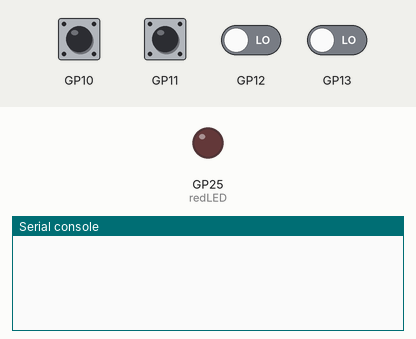
A program run on a simulated Raspberry Pi Pico running CircuitPython. Parts: output pins drawn as LEDs (lit = HIGH), the last lines printed to the serial console. Inputs (shaded band) come from the test bench; at power-on: GP10–13 LOW. USB keyboard and mouse output is not drawn.

Above: at 1.2 s.
1.3 s: GP10 pulled HIGH for 0.15 s
At 1.8 s:
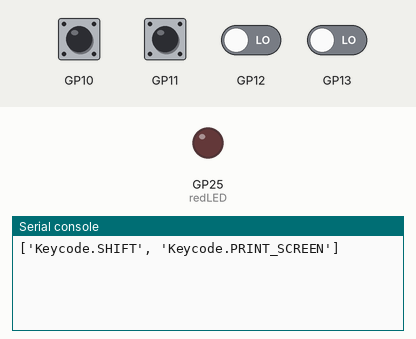
2.9 s: GP11 pulled HIGH for 0.15 s
At 4.1 s:
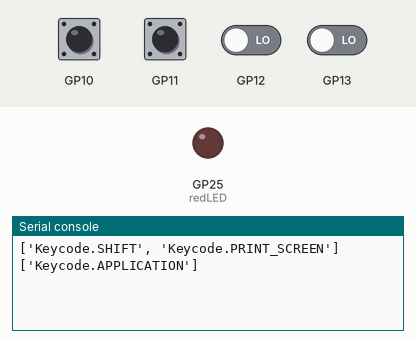
4.5 s: GP10 driven HIGH and GP12 driven HIGH
At 4.8 s:
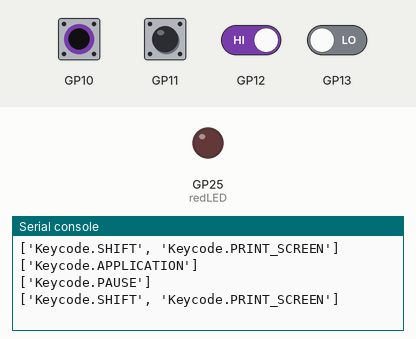

Measured:
- after the input at 1.3 s, the serial console: prints a new line at once (image 1)
- after the input at 2.9 s, the serial console: prints a new line at once (image 2)
- after the input at 4.5 s, the serial console: prints a new line at once (image 3)

The program:

code.py
```python
import board, digitalio, usb_hid, json

from adafruit_hid.keyboard import Keyboard
from adafruit_hid.keyboard import Keycode
from adafruit_hid.mouse import Mouse

class KeyboardPico():
    def __init__(self, keyFile = "./config/keyconfig.json"):
        self.redLED = digitalio.DigitalInOut(board.GP25)
        self.redLED.direction = digitalio.Direction.OUTPUT

        self.keyconfigFile = keyFile
        self.keyboard = Keyboard(usb_hid.devices)
        self.mouse    = Mouse(usb_hid.devices)
        with open(self.keyconfigFile, "r", encoding = "UTF-8") as keyDataFile:
            self.keyconfig = json.loads(keyDataFile.read())

        for p in self.keyconfig["key"].keys():
            exec(f"{p} = digitalio.DigitalInOut(board.{p})")
            exec(f"{p}.switch_to_input(pull=digitalio.Pull.DOWN)")
            exec(f"{p}Val = 0")
            exec(f"{p}Back = 0")

        while True:
            self.redLED.value = False
            for p, k in self.keyconfig["key"].items():
                exec(f"{p}Val = {p}.value")
                if eval(f"{p}Val == 1") and eval(f"{p}Back == 0"):
                    keyList=[]
                    for kc in k:
                        keyList.append(eval(kc))
                    self.keyboard.send(*keyList)
                    print(k)
                    self.redLED.value = True
                exec(f"{p}Back = {p}Val")


if __name__ == "__main__":
    KeyboardPico()
```
